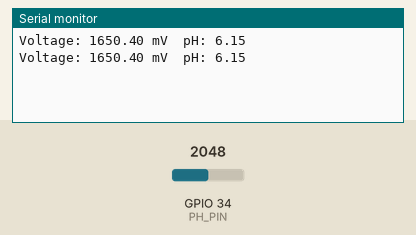
Simulated run of this sketch. Board: ESP32. On the bench: the last lines printed to the serial monitor. The test bench sets the inputs (shaded band); at power-on: GPIO 34 (PH_PIN) = 2048. EEPROM starts erased.

Above: at 2.8 s.
2.9 s: GPIO 34 (PH_PIN) set to 2866
At 3.6 s:
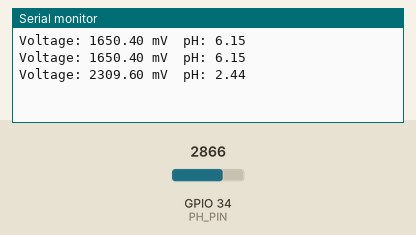
4.4 s: GPIO 34 (PH_PIN) set to 3603
At 5.8 s:
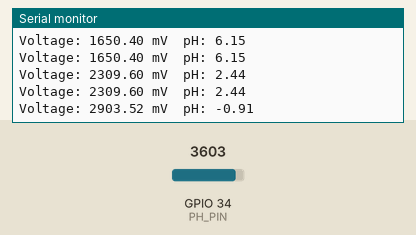
Timing chart, 0 to 7.4 s (numbered marks = the images above; inputs shaded):
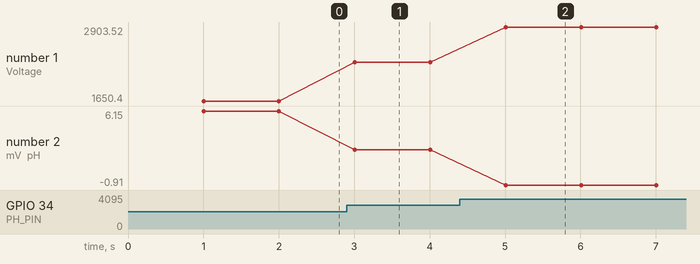

The sketch:

ph_esp32.ino
```cpp
#include "DFRobot_PH.h"
#include <EEPROM.h>

#define PH_PIN 34  // Use ADC-capable pin: 32, 33, 34, 35 on ESP32

float voltage, phValue, temperature = 25;
DFRobot_PH ph;  // ✅ Declare the ph object globally

void setup() {
  Serial.begin(115200);
  EEPROM.begin(32);  // ✅ Needed for ESP32
  ph.begin();
}

void loop() {
  static unsigned long timepoint = millis();
  if (millis() - timepoint > 1000U) {
    timepoint = millis();

    voltage = analogRead(PH_PIN) / 4095.0 * 3300;  // Use correct ADC range for ESP32

    phValue = ph.readPH(voltage, temperature);
    Serial.print("Voltage: ");
    Serial.print(voltage);
    Serial.print(" mV\t");
    Serial.print("pH: ");
    Serial.println(phValue, 2);
  }

  ph.calibration(voltage, temperature);  // Serial-based calibration
}
```

Measured:
- after the input at 2.9 s, the serial monitor: prints a new line after 0.10 s (image 1)
- after the input at 4.4 s, the serial monitor: prints a new line after 0.61 s (image 2)
- plotted number 1: 1650.4 → 2309.6 after the input at 2.9 s, 2309.6 → 2903.52 after the input at 4.4 s
- plotted number 2: 6.15 → 2.44 after the input at 2.9 s, 2.44 → -0.91 after the input at 4.4 s
